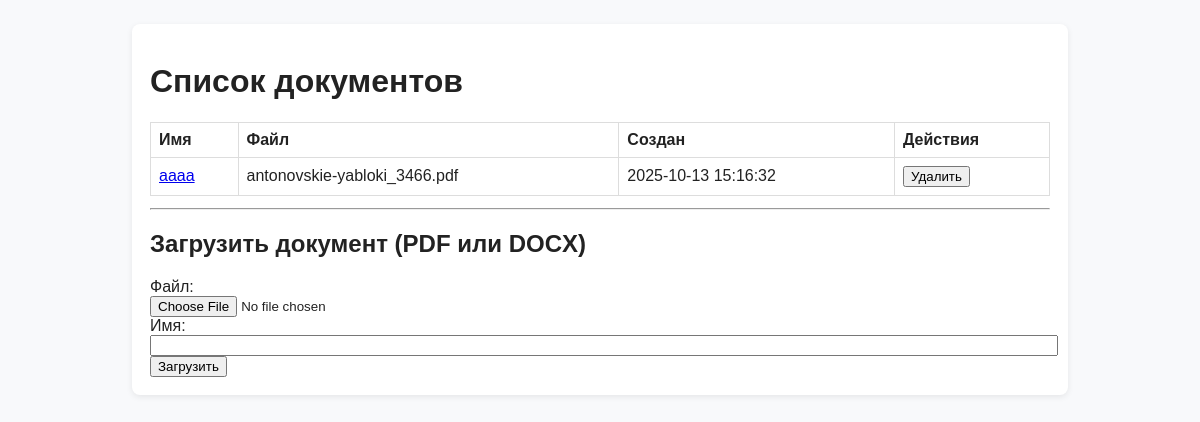
Before: / with the older database file.
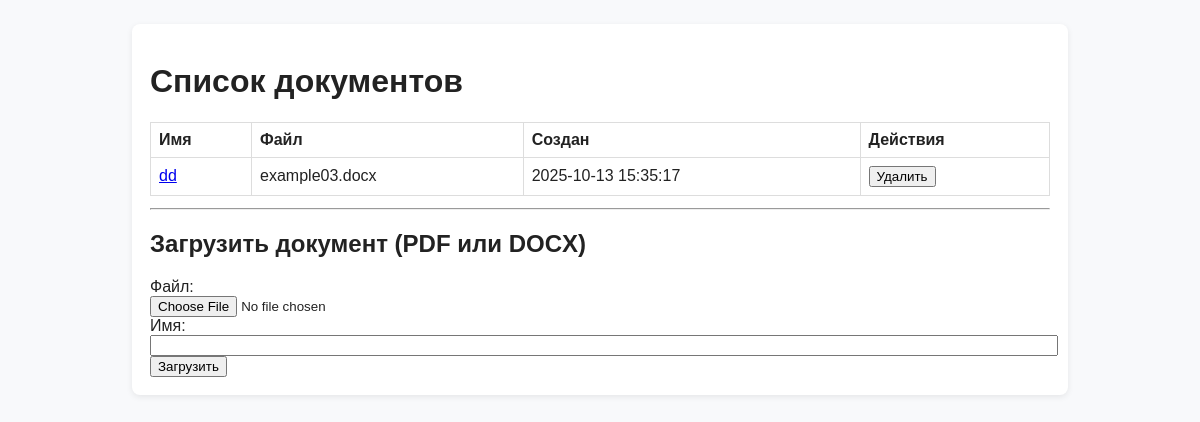
After: the same page with the newer database file.
### models.py (models this page shows)
class TextDocument(Base):
    __tablename__ = "text_documents"
    id = Column(Integer, primary_key=True, autoincrement=True)
    file_name = Column(String, nullable=False, unique=True)
    name = Column(String, nullable=False, unique=True)
    original_text = Column(String, nullable=False)
    summary_json = Column(JSON, nullable=False)
    created_at = Column(DateTime(timezone=True), server_default=func.now())

### app.py (the view)
@app.get("/", response_class=HTMLResponse)
async def index(request: Request, service: DocumentService = Depends(get_document_service)):
    docs = await service.list_documents_info()
    for d in docs:
        if d.created_at:
            d.created_at = d.created_at.strftime("%Y-%m-%d %H:%M:%S")
    return templates.TemplateResponse("index.html", {"request": request, "documents": docs})

### templates/index.html (shortened to what this page needs)
<!doctype html>
<html>
<head>
  <link rel="stylesheet" href="/static/styles.css">
</head>
<body>
  <div class="container">
    <h1>Список документов</h1>
    {% if documents %}
            <table class="docs">
        <thead>
            <tr><th>Имя</th><th>Файл</th><th>Создан</th><th>Действия</th></tr>
        </thead>
        <tbody>
        {% for d in documents %}
            <tr>
            <td><a href="/documents/{{ d.id }}">{{ d.name }}</a></td>
            <td>{{ d.file_name }}</td>
            <td>{{ d.created_at or "-" }}</td>
            <td>
                <form action="/documents/{{ d.id }}/delete" method="post" style="display:inline">
                <button type="submit" onclick="return confirm('Удалить {{ d.name }}?')">Удалить</button>
                </form>
            </td>
            </tr>
        {% endfor %}
        </tbody>
        </table>
    {% else %}
      <p>Документов пока нет.</p>
    {% endif %}
    <hr/>
    <h2>Загрузить документ (PDF или DOCX)</h2>
    <form action="/documents/upload" method="post" enctype="multipart/form-data">
      <label>Файл:<br/>
        <input type="file" name="file" accept=".pdf,.docx" required>
      </label>
      <br/>
      <label>Имя:<br/>
        <input type="text" name="name" style="width: 100%" required>
      </label>
      <br/>
      <button type="submit">Загрузить</button>
    </form>
  </div>
</body>
</html>

### static/styles.css (style rules this page uses)
body { font-family: Arial, sans-serif; background:#f8f9fb; color:#222; }
.container { max-width:900px; margin:24px auto; background:white; padding:18px; box-shadow:0 2px 6px rgba(0,0,0,0.08); border-radius:8px; }
.docs { width:100%; border-collapse: collapse; margin-bottom:12px; }
.docs th, .docs td { border:1px solid #ddd; padding:8px; text-align:left; }
button { cursor: pointer; }

Changed rows visible on the page:
removed TextDocument: name "aaaa", file_name "antonovskie-yabloki_3466.pdf", created_at "2025-10-13 15:16:32"
added TextDocument: name "dd", file_name "example03.docx", created_at "2025-10-13 15:35:17"
